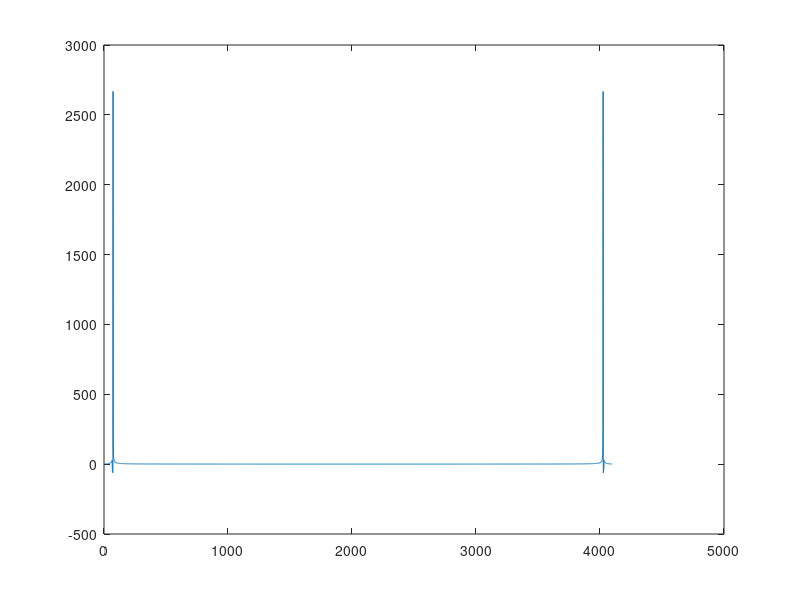

Write MATLAB code to recreate this figure.
fs = 625000;     % Sample Rate - 300k
N = 4096;          % How Many Points To Calc
N_fft = 4096 ;
f0 = 10000;          % The Wave Frequency
f1 = 11000;

phase_shift = 0.5;  % Pretend Using Delay To Create Phase Shit, Ranging from (0,1)

xs = 0:1/fs:N*(1/fs);  
amp_a = 1;
amp_b = 1;
%

y_a = amp_a*sin(2*pi*f0*xs);  % A - 10k Sin Wave 
y_b = amp_b*sin(2*pi*f1*xs);  % B -12k Sin Wave
y_c = y_a + y_b;    % Signal C

dfft = abs(fft(y_c,N_fft)) - abs(fft(y_b,N_fft)) - abs(fft(y_a,N_fft));

y_a_r = amp_a*sin(2*pi*f0*xs + phase_shift*pi);  % A - 10k Sin Wave After Phase Shift - Unavailable 
y_a_r_n = awgn(y_a_r, 10);  % adding noise, will cause Amp(POWER) Wrong
y_b_r = amp_b*sin(2*pi*f1*xs + phase_shift*pi);  % B -12k Sin Wave After Phase Shift - Unavailable
y_b_r_n = awgn(y_b_r, 10);
y_d = y_a_r + y_b_r;    % Signal D

dfft1 = abs(fft(y_d,N_fft) - abs(fft(y_b_r,N_fft))) - abs(fft(y_a_r,N_fft));
dfft2 = abs(fft(y_d,N_fft) - fft(y_b,N_fft)) - abs(fft(y_a_r, N_fft));
plot(dfft2)